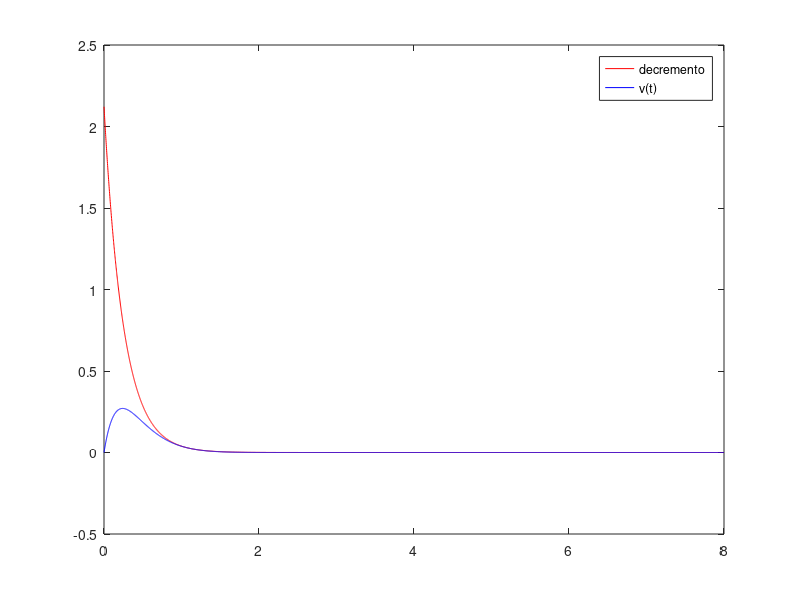

MATLAB code to generate this figure:
% algoritmo para calculo transitório em circuitos dois
close all;
clear;
n = 5000; %numero de pontos
Vm = 3/sqrt(2);%tensão nominal
sigma = -4;%frequencia nepeteriana
omega = sqrt(2); %frequencia angular
faseg = -90; %fase em graus
fase = faseg*pi/180 %fase em radianos
tempofinal=8;%em segundos
t = 0:tempofinal/(n-1):tempofinal;


for i=1:n
    decremento(i) = exp(sigma.*t(i));
    vt(i)=Vm.*decremento(i).*cos(omega.*t(i) + fase);
    decremento(i)=Vm*decremento(i);
end

plot(t,decremento,'r-',t,vt,'b')
legend('decremento','v(t)')